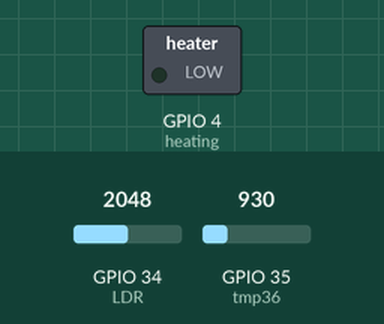
A sketch run on a simulated ESP32. Shown: switched loads named in the sketch (green lamp = pin HIGH). The inputs (shaded band) are chosen by the test bench; at power-on: GPIO 35 (tmp36) = 930, GPIO 34 (LDR) = 2048. WiFi joins after 1.5 s; servers stay silent unless stated; what the sketch prints to the serial monitor is not drawn.

Above: at 6.7 s.
6.8 s: GPIO 35 (tmp36) set to 769
8.3 s: GPIO 35 (tmp36) set to 665
At 8.8 s:
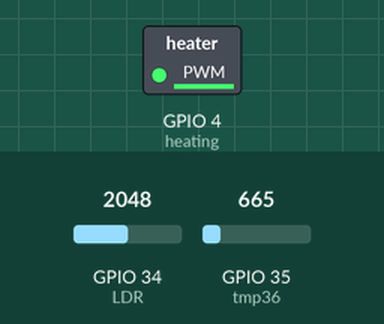
Timing chart, 0 to 11.3 s (numbered marks = the images above; inputs shaded):
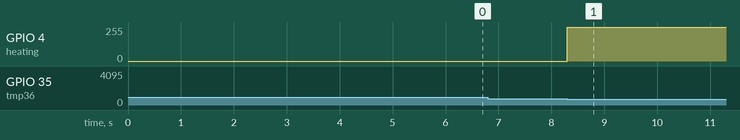

The sketch:

ESP32_SMARTHUS_PROSJEKT_2020.ino
```cpp
//This code includes:
// * One LDR sensor
// * One TMP36 sensor
// * One led
// * One heatingpanel (symbolized with a led)

//Including libraries
#include <analogWrite.h> //Import the analogWrite library for ESP32 so that analogWrite works properly
#include <WiFi.h>//Imports the needed WiFi libraries
#include <WiFiMulti.h> //We need a second one for the ESP32 (these are included when you have the ESP32 libraries)
#include <SocketIoClient.h> //Import the Socket.io library, this also imports all the websockets

//Defining boolean condition
bool heating_condition=true;

//Defining names for pins
int tmp36=35;
int LDR=34;
int led=5;
int heating=4;

//Defining timer which is used for sending data with time-intervals
int time_now;


WiFiMulti WiFiMulti; //Declaring an instance of the WiFiMulti library
SocketIoClient webSocket; //Declaring an instance of the Socket.io library


void event(const char * payload, size_t length) { //Default event, what happens when you connect
  Serial.printf("got message: %s\n", payload); //Printing message from server in serial monitor
}


//This function turns LED on/off
void changeLEDState(const char * LEDStateData, size_t length) { //Reads severs message
  String dataString(LEDStateData); //Convert message to a string
  int LEDState = dataString.toInt(); //Convert string to an integer(1 is high/true and 0 is low/false)
  analogWrite(led,LEDState*255);//Turns the LED on/off depending on the message from server
  //The following if statement reads the LED to make sure the LED was turned on/off,
  //if LEDState has the same value as the LED, the ESP will send the number 0, which the server will interpret as
  // "Your last command worked, the LED is now on/off!"
  Serial.println(LEDState);
  if (LEDState == digitalRead(led)){
    webSocket.emit("IsLedOkay",(String(0)).c_str());
  }
  else{
    webSocket.emit("IsLedOkay",(String(1)).c_str()); //If LEDState and the actual LED do not have the same value, the ESP will send the number 0
    //which will be interpreted as "It did not work, the LED did not change!"
  }
}


//This function is very similar to the "changeLEDState"-function, only this is controlling the heating (which is vizualized as a LED)
void changeHeatState(const char * HeatStateData, size_t length){ //Reads the servers message
  String dataString(HeatStateData); //Connvert message to a string
  int HeatState=dataString.toInt(); //Convert string to an integer (1 is high/true and 0 is low/false)
  Serial.println(HeatState);
  digitalWrite(heating,HeatState); //Turns the heating on/off depending on the message from the server
  heating_condition=HeatState; //Heating_condition will be the same as message from server
  //if the message is false (meaning off) the automatic regulation of the heating will be overridden, and the heating will be off until the server
  //turns the heating back on again. If the server turns the heating on, the heating will be regulated by the temperature in the room.
    if (HeatState == digitalRead(heating)){ //Checks if the command was executed. Same as in the "changeLEDState"-function
    webSocket.emit("IsHeatOkay",(String(0)).c_str()); //Her får server tilbakemelding, hvis tallet 0 sendes, så skal serveren tolke dette som at alt gikk fint
  }
  else{
    webSocket.emit("IsHeatOkay",(String(1)).c_str()); //Her sender vi 1 hvis noe gikk galt, det skal serveren tolke som at det skjedde en feil
  }
}


void setup() {
  Serial.begin(9600); //Starts serialmonitor
  Serial.setDebugOutput(true); //Set debug to true (during ESP32 booting)
  Serial.println(); //Prints empty lines
  Serial.println();
  Serial.println();

      for(uint8_t t = 4; t > 0; t--) { //More debugging  //This for loop prints a countdown
          Serial.printf("[SETUP] BOOT WAIT %d...\n", t);
          Serial.flush();
          delay(1000);
      }

    WiFiMulti.addAP("Baugerud Wifi", "HippieZara15"); //Connecting to the ESP to the local network (and internet)

    while(WiFiMulti.run() != WL_CONNECTED) { //Waits her until successfull connection to Wifi
      Serial.println("Not connected to wifi...");
        delay(100); //This is the last line where delay is approved
        //Use of delay in the actual loop will interfer with websocket operations
    }

    Serial.println("Connected to WiFi successfully!"); //This shows in the monitor when we have connected to WiFi

    //Here we declare all the different events the ESP32 should react to if the server tells it to.
    webSocket.on("clientConnected", event); //The first argument in the parentheses is the string we will listen for
    //therefore it is important that the in server_no_encrypt.js code sends the exact same string, so that this code will detect it.
    //The second argument in the parentheses is the function we want to use when we receive the string.
    //Example: The server sends ("LEDStateChange", true), then the line underneath will detect "LEDStateChange", and then use the second argument,
    // true, and send it as an argument to the function "changeLEDState" on line 36.
    webSocket.on("LEDStateChange",changeLEDState);
    webSocket.on("HeatStateChange",changeHeatState);

    webSocket.begin("84.38.153.29", 2520); //This line connects the ESP to the server. The first argument is the IP-address and the second is which
    //port to listen to.

    time_now=millis(); //Sets the time_now to current time
    analogWrite(heating,0); //Starts with the heating turned off
}

void loop() {

  webSocket.loop(); //Activate socketcommunication/listening

  //Sensor readings happen under
  int avlesing_temp=analogRead(tmp36);
  float spenning=(avlesing_temp*3.3)/4095; //Convert the TMP36 readings to voltage
  float temp=86.64*spenning-28.68; //Convert the voltage from above to degrees celsius/the numbers are based on testing, not datasheet
  //We have had some problems with the readings from time to time (the sensor might be damaged), but it works good enough because we can detect changes
  //in the temperature.
  int light_read=analogRead(LDR); //Reads the lightsensor

  //The two lines underneath converts the readings to strings
  String temperature=(String(temp));
  String light=(String(light_read/250));

  //Send data from sensors every 10 second --> this is where we use the timer that was set to 0 in the setup
  if (time_now+10000<millis()){
  webSocket.emit("dataFromTmp",temperature.c_str());
  webSocket.emit("dataFromLDR",light.c_str());
  time_now=millis();} //reset time_now to current time

  //Controlling the heating with the TMP36 under
  if (temp<20 && heating_condition==true){
    analogWrite(heating,255);
  }
  if (temp>25 or heating_condition==false){
    analogWrite(heating,0);
  }
}
```

analogWrite.h
```cpp
#ifndef _ESP32_ANALOG_WRITE_
#define _ESP32_ANALOG_WRITE_

#include <Arduino.h>

typedef struct analog_write_channel
{
  int8_t pin;
  double frequency;
  uint8_t resolution;
} analog_write_channel_t;

int analogWriteChannel(uint8_t pin);

void analogWriteFrequency(double frequency);
void analogWriteFrequency(uint8_t pin, double frequency);

void analogWriteResolution(uint8_t resolution);
void analogWriteResolution(uint8_t pin, uint8_t resolution);

void analogWrite(uint8_t pin, uint32_t value, uint32_t valueMax = 255);

#endif
```

Measured:
- the behaviour switches between 698 and 697 on GPIO 35 (tmp36) (found by bisection; images 0 and 1)
- after the input at 6.8 s, every drawn part: stays the same
- after the input at 8.3 s, GPIO 4 (heating): 0/255 → 254/255 at once
